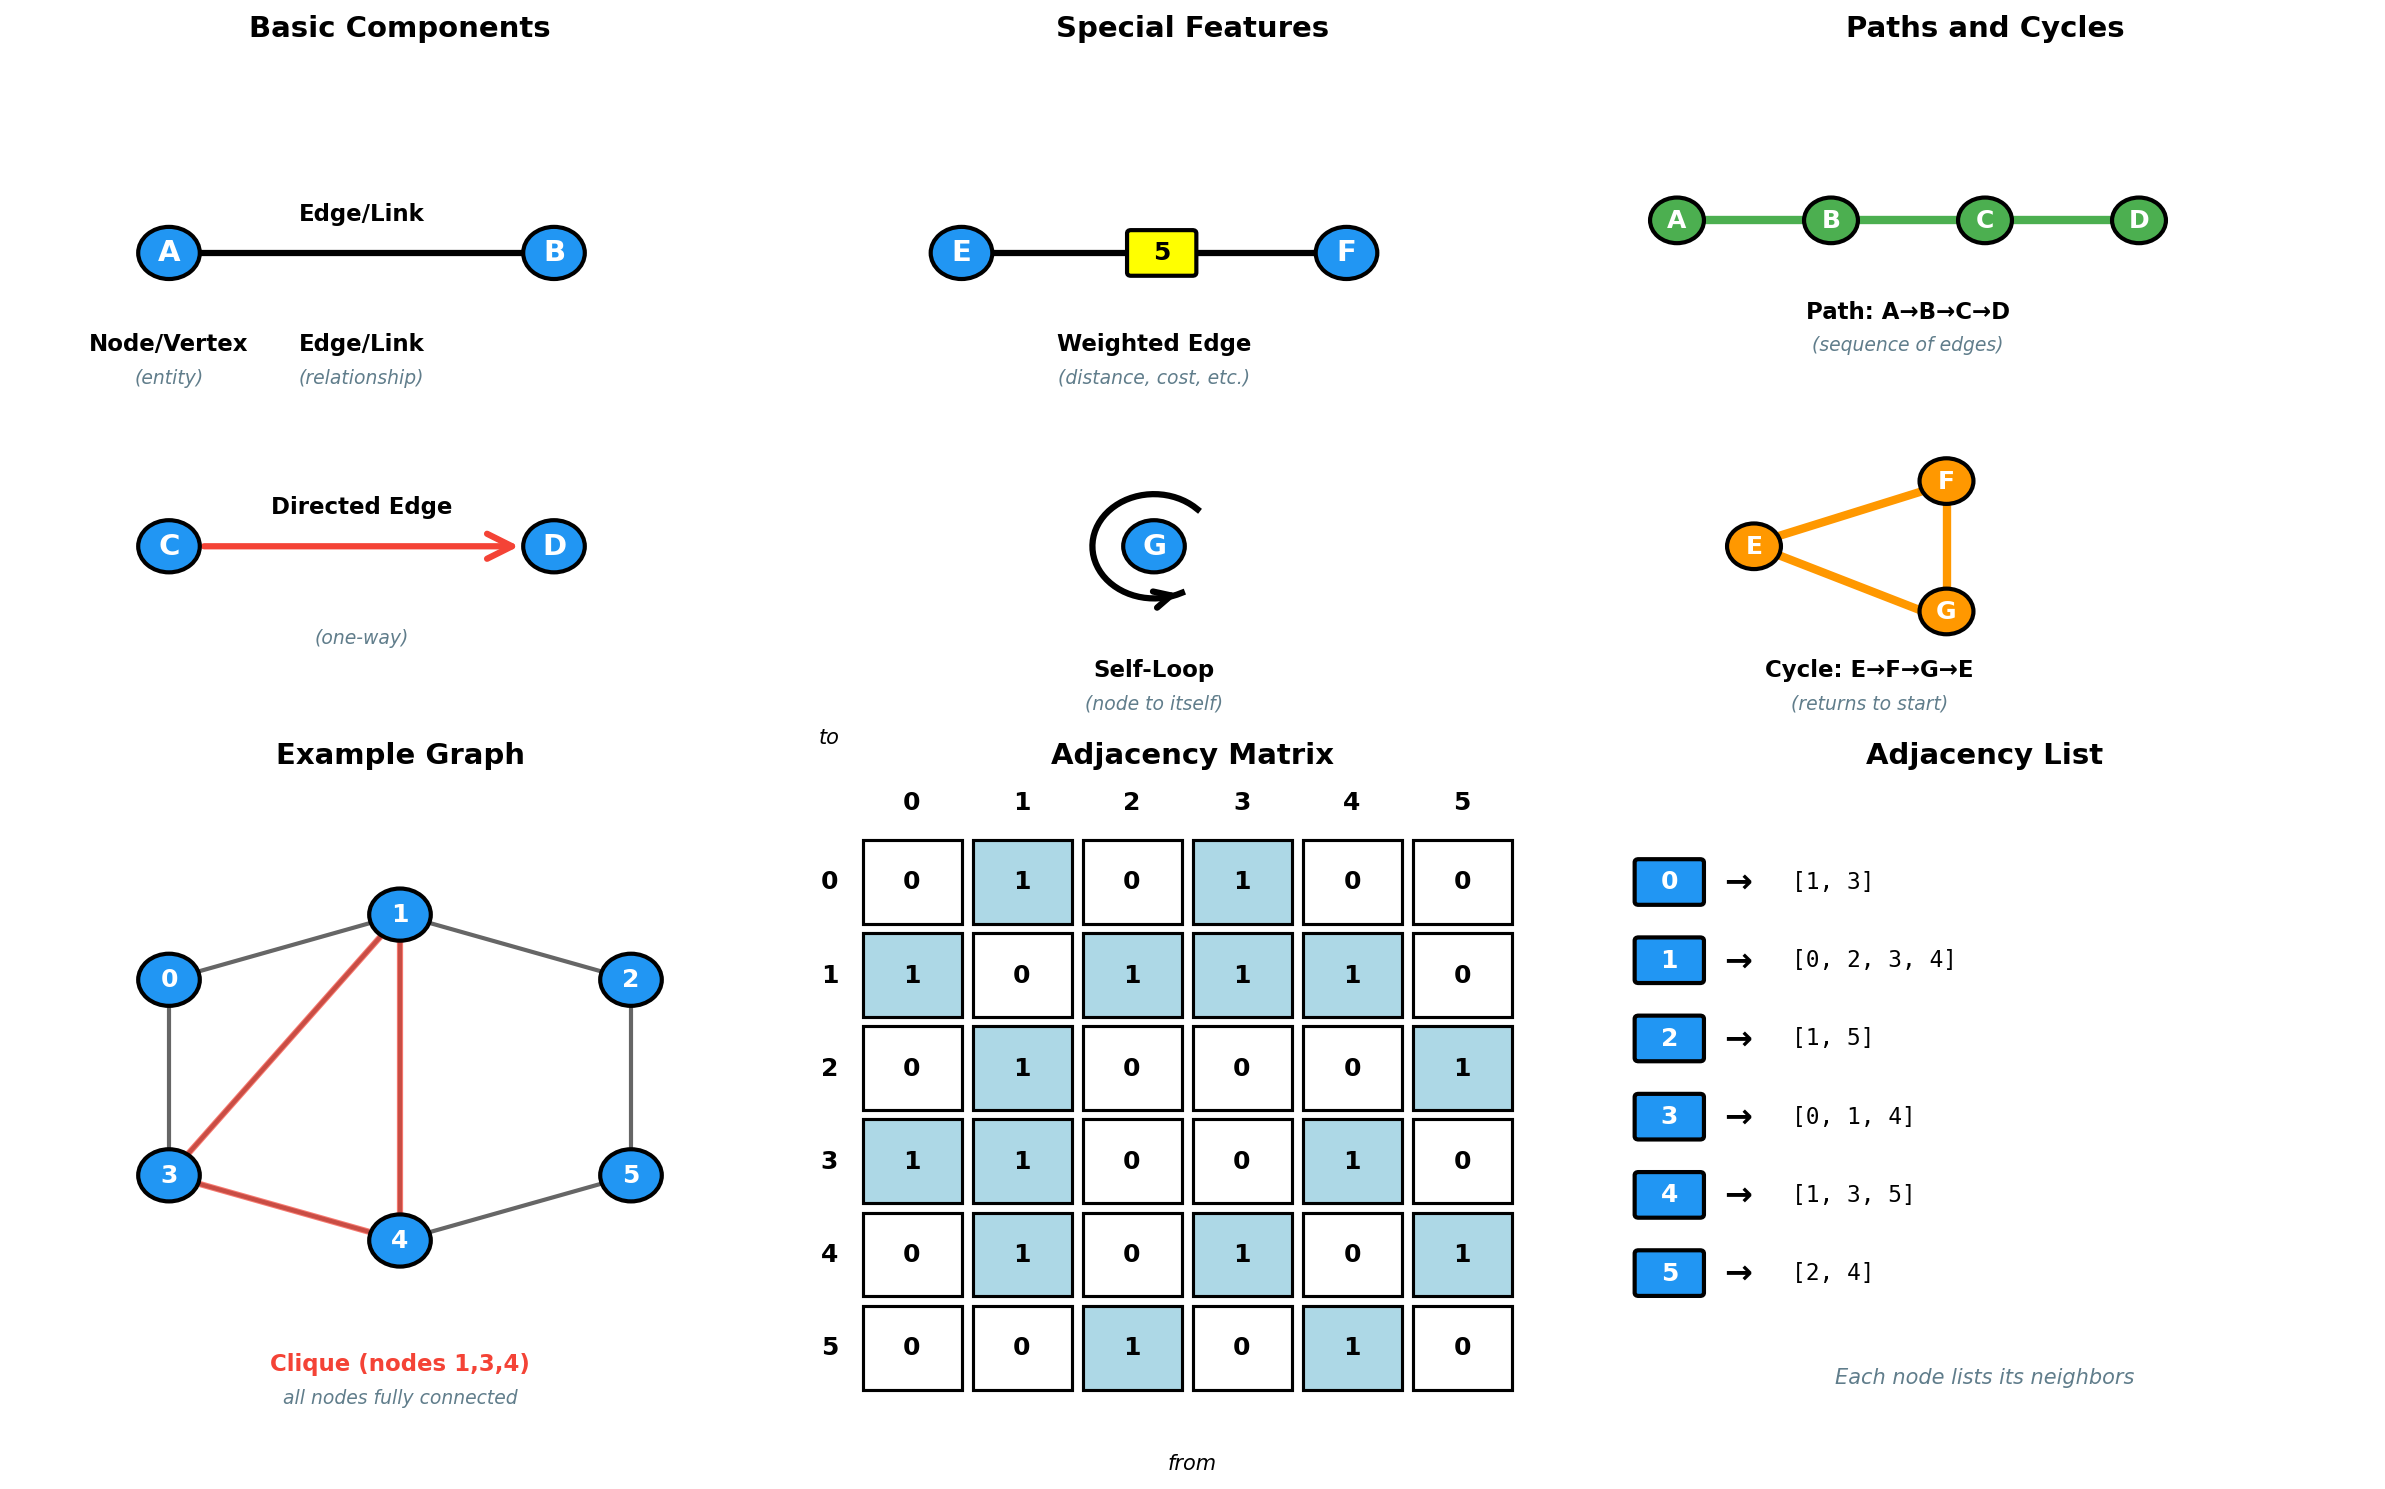

Source code (Python):
"""
Generate Graph Terminology Visual Dictionary
Shows fundamental graph concepts with labeled examples
"""

import matplotlib.pyplot as plt
import matplotlib.patches as mpatches
from matplotlib.patches import FancyBboxPatch, FancyArrowPatch, Circle, Wedge
import numpy as np

# Color palette
BLUE = '#2196F3'
GREEN = '#4CAF50'
ORANGE = '#FF9800'
RED = '#F44336'
PURPLE = '#9C27B0'
GRAY = '#607D8B'

fig = plt.figure(figsize=(16, 10))

# ============= Panel 1: Basic Terminology (Top Left) =============
ax1 = plt.subplot(2, 3, 1)
ax1.set_xlim(0, 10)
ax1.set_ylim(0, 10)
ax1.axis('off')
ax1.set_title('Basic Components', fontsize=14, fontweight='bold', pad=10)

# Node/Vertex
node_A = Circle((2, 7), 0.4, color=BLUE, ec='black', linewidth=2, zorder=3)
ax1.add_patch(node_A)
ax1.text(2, 7, 'A', ha='center', va='center', fontsize=14, fontweight='bold', color='white', zorder=4)
ax1.text(2, 5.5, 'Node/Vertex', ha='center', fontsize=11, fontweight='bold')
ax1.text(2, 5, '(entity)', ha='center', fontsize=9, style='italic', color=GRAY)

# Edge/Link
node_B = Circle((7, 7), 0.4, color=BLUE, ec='black', linewidth=2, zorder=3)
ax1.add_patch(node_B)
ax1.text(7, 7, 'B', ha='center', va='center', fontsize=14, fontweight='bold', color='white', zorder=4)
ax1.plot([2.4, 6.6], [7, 7], 'k-', linewidth=3, zorder=2)
ax1.text(4.5, 7.5, 'Edge/Link', ha='center', fontsize=11, fontweight='bold')
ax1.text(4.5, 5.5, 'Edge/Link', ha='center', fontsize=11, fontweight='bold')
ax1.text(4.5, 5, '(relationship)', ha='center', fontsize=9, style='italic', color=GRAY)

# Directed edge
node_C = Circle((2, 2.5), 0.4, color=BLUE, ec='black', linewidth=2, zorder=3)
ax1.add_patch(node_C)
ax1.text(2, 2.5, 'C', ha='center', va='center', fontsize=14, fontweight='bold', color='white', zorder=4)

node_D = Circle((7, 2.5), 0.4, color=BLUE, ec='black', linewidth=2, zorder=3)
ax1.add_patch(node_D)
ax1.text(7, 2.5, 'D', ha='center', va='center', fontsize=14, fontweight='bold', color='white', zorder=4)

arrow = FancyArrowPatch((2.4, 2.5), (6.6, 2.5), arrowstyle='->',
                        mutation_scale=30, linewidth=3, color=RED, zorder=2)
ax1.add_patch(arrow)
ax1.text(4.5, 3, 'Directed Edge', ha='center', fontsize=11, fontweight='bold')
ax1.text(4.5, 1, '(one-way)', ha='center', fontsize=9, style='italic', color=GRAY)

# ============= Panel 2: Advanced Components (Top Middle) =============
ax2 = plt.subplot(2, 3, 2)
ax2.set_xlim(0, 10)
ax2.set_ylim(0, 10)
ax2.axis('off')
ax2.set_title('Special Features', fontsize=14, fontweight='bold', pad=10)

# Weighted edge
node_E = Circle((2, 7), 0.4, color=BLUE, ec='black', linewidth=2, zorder=3)
ax2.add_patch(node_E)
ax2.text(2, 7, 'E', ha='center', va='center', fontsize=14, fontweight='bold', color='white', zorder=4)

node_F = Circle((7, 7), 0.4, color=BLUE, ec='black', linewidth=2, zorder=3)
ax2.add_patch(node_F)
ax2.text(7, 7, 'F', ha='center', va='center', fontsize=14, fontweight='bold', color='white', zorder=4)

ax2.plot([2.4, 6.6], [7, 7], 'k-', linewidth=3, zorder=2)
# Weight label on edge
weight_box = FancyBboxPatch((4.2, 6.7), 0.8, 0.6, boxstyle="round,pad=0.05",
                            facecolor='yellow', edgecolor='black', linewidth=2, zorder=4)
ax2.add_patch(weight_box)
ax2.text(4.6, 7, '5', ha='center', va='center', fontsize=12, fontweight='bold', zorder=5)
ax2.text(4.5, 5.5, 'Weighted Edge', ha='center', fontsize=11, fontweight='bold')
ax2.text(4.5, 5, '(distance, cost, etc.)', ha='center', fontsize=9, style='italic', color=GRAY)

# Self-loop
node_G = Circle((4.5, 2.5), 0.4, color=BLUE, ec='black', linewidth=2, zorder=3)
ax2.add_patch(node_G)
ax2.text(4.5, 2.5, 'G', ha='center', va='center', fontsize=14, fontweight='bold', color='white', zorder=4)

# Draw self-loop as arc
theta = np.linspace(0, 2*np.pi*0.7, 50)
loop_r = 0.8
loop_x = 4.5 + loop_r * np.cos(theta + np.pi/4)
loop_y = 2.5 + loop_r * np.sin(theta + np.pi/4)
ax2.plot(loop_x, loop_y, 'k-', linewidth=3, zorder=2)
# Add arrowhead
arrow_loop = FancyArrowPatch((loop_x[-5], loop_y[-5]), (loop_x[-1], loop_y[-1]),
                             arrowstyle='->', mutation_scale=20, linewidth=3, color='black', zorder=2)
ax2.add_patch(arrow_loop)

ax2.text(4.5, 0.5, 'Self-Loop', ha='center', fontsize=11, fontweight='bold')
ax2.text(4.5, 0, '(node to itself)', ha='center', fontsize=9, style='italic', color=GRAY)

# ============= Panel 3: Path and Cycle (Top Right) =============
ax3 = plt.subplot(2, 3, 3)
ax3.set_xlim(0, 10)
ax3.set_ylim(0, 10)
ax3.axis('off')
ax3.set_title('Paths and Cycles', fontsize=14, fontweight='bold', pad=10)

# Path example
path_nodes = {
    'A': (1, 7.5),
    'B': (3, 7.5),
    'C': (5, 7.5),
    'D': (7, 7.5)
}

for label, (x, y) in path_nodes.items():
    if label in ['A', 'B', 'C', 'D']:
        color = GREEN
    else:
        color = BLUE
    node = Circle((x, y), 0.35, color=color, ec='black', linewidth=2, zorder=3)
    ax3.add_patch(node)
    ax3.text(x, y, label, ha='center', va='center', fontsize=12, fontweight='bold', color='white', zorder=4)

# Highlight path
ax3.plot([1.35, 2.65], [7.5, 7.5], color=GREEN, linewidth=4, zorder=2)
ax3.plot([3.35, 4.65], [7.5, 7.5], color=GREEN, linewidth=4, zorder=2)
ax3.plot([5.35, 6.65], [7.5, 7.5], color=GREEN, linewidth=4, zorder=2)

ax3.text(4, 6, 'Path: A→B→C→D', ha='center', fontsize=11, fontweight='bold')
ax3.text(4, 5.5, '(sequence of edges)', ha='center', fontsize=9, style='italic', color=GRAY)

# Cycle example
cycle_nodes = {
    'E': (2, 2.5),
    'F': (4.5, 3.5),
    'G': (4.5, 1.5)
}

for label, (x, y) in cycle_nodes.items():
    node = Circle((x, y), 0.35, color=ORANGE, ec='black', linewidth=2, zorder=3)
    ax3.add_patch(node)
    ax3.text(x, y, label, ha='center', va='center', fontsize=12, fontweight='bold', color='white', zorder=4)

# Cycle edges
ax3.plot([2.3, 4.2], [2.65, 3.35], color=ORANGE, linewidth=4, zorder=2)
ax3.plot([4.5, 4.5], [3.15, 1.85], color=ORANGE, linewidth=4, zorder=2)
ax3.plot([4.2, 2.35], [1.5, 2.35], color=ORANGE, linewidth=4, zorder=2)

ax3.text(3.5, 0.5, 'Cycle: E→F→G→E', ha='center', fontsize=11, fontweight='bold')
ax3.text(3.5, 0, '(returns to start)', ha='center', fontsize=9, style='italic', color=GRAY)

# ============= Panel 4: Graph Visualization (Bottom Left) =============
ax4 = plt.subplot(2, 3, 4)
ax4.set_xlim(0, 10)
ax4.set_ylim(0, 10)
ax4.axis('off')
ax4.set_title('Example Graph', fontsize=14, fontweight='bold', pad=10)

# 6-node graph
graph_nodes = {
    0: (2, 7),
    1: (5, 8),
    2: (8, 7),
    3: (2, 4),
    4: (5, 3),
    5: (8, 4)
}

edges = [(0, 1), (0, 3), (1, 2), (1, 3), (1, 4), (2, 5), (3, 4), (4, 5)]

# Draw edges first
for u, v in edges:
    x1, y1 = graph_nodes[u]
    x2, y2 = graph_nodes[v]
    ax4.plot([x1, x2], [y1, y2], 'k-', linewidth=2, zorder=1, alpha=0.6)

# Draw nodes
for node, (x, y) in graph_nodes.items():
    circle = Circle((x, y), 0.4, color=BLUE, ec='black', linewidth=2, zorder=3)
    ax4.add_patch(circle)
    ax4.text(x, y, str(node), ha='center', va='center', fontsize=12,
             fontweight='bold', color='white', zorder=4)

# Add clique highlight
clique_nodes = [1, 3, 4]
for i, n1 in enumerate(clique_nodes):
    for n2 in clique_nodes[i+1:]:
        if (n1, n2) in edges or (n2, n1) in edges:
            x1, y1 = graph_nodes[n1]
            x2, y2 = graph_nodes[n2]
            ax4.plot([x1, x2], [y1, y2], color=RED, linewidth=3, zorder=2, alpha=0.7)

ax4.text(5, 1, 'Clique (nodes 1,3,4)', ha='center', fontsize=11,
         fontweight='bold', color=RED)
ax4.text(5, 0.5, 'all nodes fully connected', ha='center', fontsize=9,
         style='italic', color=GRAY)

# ============= Panel 5: Adjacency Matrix (Bottom Middle) =============
ax5 = plt.subplot(2, 3, 5)
ax5.set_xlim(-0.5, 6.5)
ax5.set_ylim(-0.5, 6.5)
ax5.axis('off')
ax5.set_title('Adjacency Matrix', fontsize=14, fontweight='bold', pad=10)

# Create adjacency matrix
adj_matrix = np.zeros((6, 6))
for u, v in edges:
    adj_matrix[u][v] = 1
    adj_matrix[v][u] = 1  # Undirected

# Draw matrix
cell_size = 0.9
for i in range(6):
    for j in range(6):
        color = 'lightblue' if adj_matrix[i][j] == 1 else 'white'
        rect = mpatches.Rectangle((j, 5-i), cell_size, cell_size,
                                  facecolor=color, edgecolor='black', linewidth=1.5)
        ax5.add_patch(rect)
        ax5.text(j + cell_size/2, 5-i + cell_size/2, str(int(adj_matrix[i][j])),
                ha='center', va='center', fontsize=12, fontweight='bold')

# Row and column labels
for i in range(6):
    ax5.text(-0.3, 5-i + cell_size/2, str(i), ha='center', va='center',
            fontsize=12, fontweight='bold')
    ax5.text(i + cell_size/2, 6.3, str(i), ha='center', va='center',
            fontsize=12, fontweight='bold')

ax5.text(-0.3, 7, 'to', ha='center', va='center', fontsize=10, style='italic')
ax5.text(3, -0.8, 'from', ha='center', va='center', fontsize=10, style='italic')

# ============= Panel 6: Adjacency List (Bottom Right) =============
ax6 = plt.subplot(2, 3, 6)
ax6.set_xlim(0, 10)
ax6.set_ylim(0, 10)
ax6.axis('off')
ax6.set_title('Adjacency List', fontsize=14, fontweight='bold', pad=10)

# Build adjacency list
adj_list = {i: [] for i in range(6)}
for u, v in edges:
    adj_list[u].append(v)
    adj_list[v].append(u)

# Sort for consistency
for node in adj_list:
    adj_list[node].sort()

# Display adjacency list
y_start = 8.5
line_height = 1.2
for node, neighbors in adj_list.items():
    y = y_start - node * line_height
    neighbors_str = ', '.join(map(str, neighbors))

    # Node box
    node_box = FancyBboxPatch((0.5, y-0.3), 0.8, 0.6, boxstyle="round,pad=0.05",
                              facecolor=BLUE, edgecolor='black', linewidth=2)
    ax6.add_patch(node_box)
    ax6.text(0.9, y, str(node), ha='center', va='center', fontsize=12,
            fontweight='bold', color='white')

    # Arrow
    ax6.text(1.8, y, '→', ha='center', va='center', fontsize=16, fontweight='bold')

    # Neighbors
    ax6.text(2.5, y, f'[{neighbors_str}]', ha='left', va='center', fontsize=11,
            family='monospace')

ax6.text(5, 0.8, 'Each node lists its neighbors', ha='center', fontsize=10,
        style='italic', color=GRAY)

plt.tight_layout()
plt.savefig('/home/chirag/ds-book/book/course-10-advanced/ch38-graphs/diagrams/graph_terminology.png',
            dpi=150, bbox_inches='tight', facecolor='white')
print("Graph terminology diagram saved successfully!")
